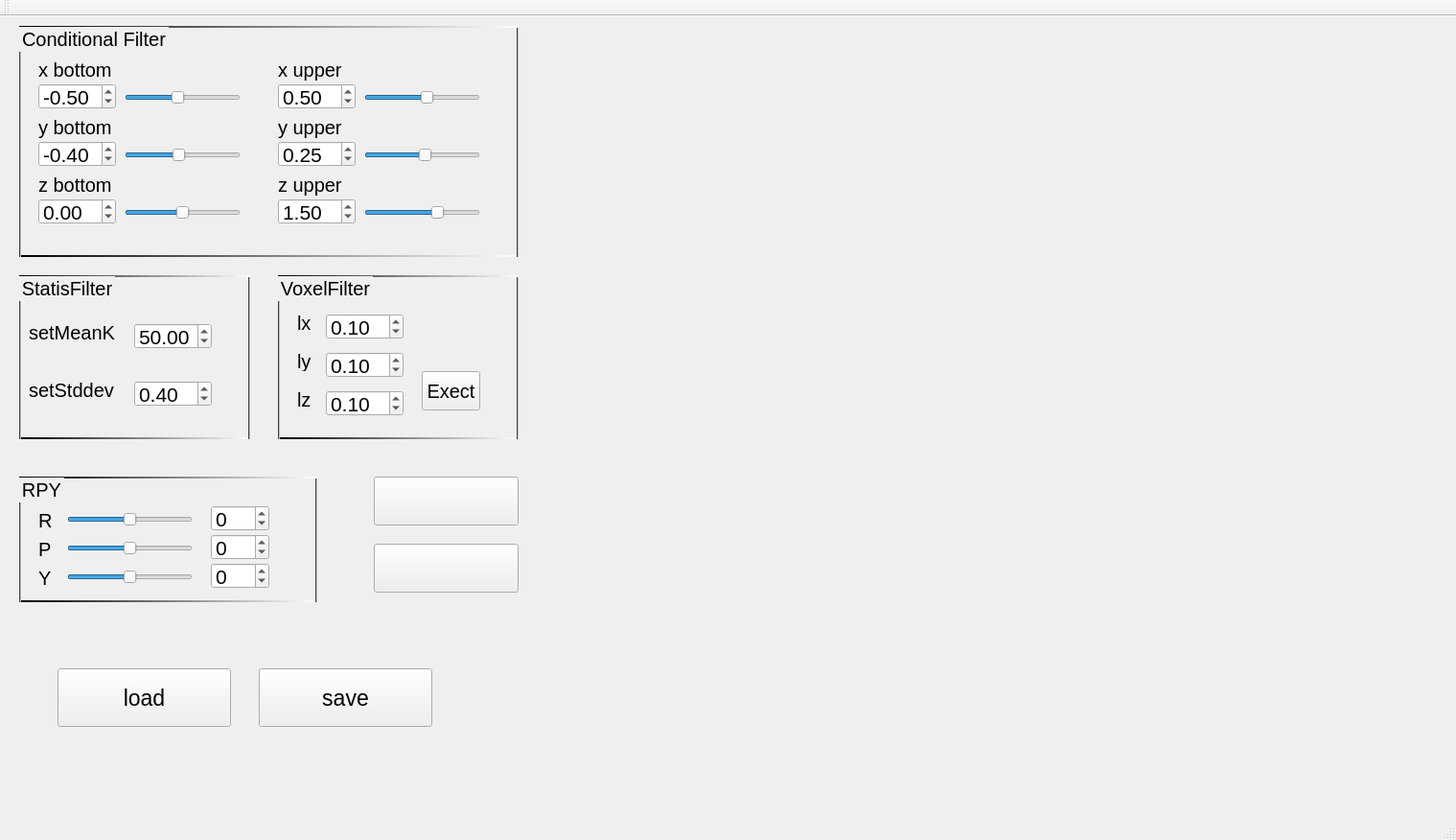
<?xml version="1.0" encoding="UTF-8"?>
<ui version="4.0">
 <class>Integrated</class>
 <widget class="QMainWindow" name="Integrated">
  <property name="geometry">
   <rect>
    <x>0</x>
    <y>0</y>
    <width>1519</width>
    <height>876</height>
   </rect>
  </property>
  <property name="font">
   <font>
    <pointsize>17</pointsize>
   </font>
  </property>
  <property name="windowTitle">
   <string>Integrated</string>
  </property>
  <property name="styleSheet">
   <string notr="true">QGroupBox
{
 border:2px solid gray;
}</string>
  </property>
  <widget class="QWidget" name="centralWidget">
   <widget class="QVTKWidget" name="qvtkWidget" native="true">
    <property name="geometry">
     <rect>
      <x>560</x>
      <y>10</y>
      <width>941</width>
      <height>781</height>
     </rect>
    </property>
   </widget>
   <widget class="QPushButton" name="pushButton_load">
    <property name="geometry">
     <rect>
      <x>60</x>
      <y>680</y>
      <width>181</width>
      <height>61</height>
     </rect>
    </property>
    <property name="font">
     <font>
      <pointsize>17</pointsize>
     </font>
    </property>
    <property name="text">
     <string>load</string>
    </property>
    <property name="iconSize">
     <size>
      <width>30</width>
      <height>30</height>
     </size>
    </property>
   </widget>
   <widget class="QPushButton" name="pushButton_save">
    <property name="geometry">
     <rect>
      <x>270</x>
      <y>680</y>
      <width>181</width>
      <height>61</height>
     </rect>
    </property>
    <property name="font">
     <font>
      <pointsize>17</pointsize>
     </font>
    </property>
    <property name="text">
     <string>save</string>
    </property>
   </widget>
   <widget class="QGroupBox" name="groupBox">
    <property name="geometry">
     <rect>
      <x>290</x>
      <y>270</y>
      <width>251</width>
      <height>171</height>
     </rect>
    </property>
    <property name="font">
     <font>
      <pointsize>15</pointsize>
     </font>
    </property>
    <property name="styleSheet">
     <string notr="true">border-color: qlineargradient(spread:pad, x1:0, y1:0, x2:1, y2:0, stop:0 rgba(0, 0, 0, 255), stop:1 rgba(255, 255, 255, 255));</string>
    </property>
    <property name="title">
     <string>VoxelFilter</string>
    </property>
    <widget class="QLabel" name="label_20">
     <property name="geometry">
      <rect>
       <x>20</x>
       <y>40</y>
       <width>41</width>
       <height>20</height>
      </rect>
     </property>
     <property name="font">
      <font>
       <pointsize>15</pointsize>
      </font>
     </property>
     <property name="text">
      <string>lx</string>
     </property>
    </widget>
    <widget class="QPushButton" name="pushButton_exect">
     <property name="geometry">
      <rect>
       <x>150</x>
       <y>100</y>
       <width>61</width>
       <height>41</height>
      </rect>
     </property>
     <property name="font">
      <font>
       <pointsize>15</pointsize>
      </font>
     </property>
     <property name="text">
      <string>Exect</string>
     </property>
    </widget>
    <widget class="QLabel" name="label_18">
     <property name="geometry">
      <rect>
       <x>20</x>
       <y>120</y>
       <width>41</width>
       <height>20</height>
      </rect>
     </property>
     <property name="font">
      <font>
       <pointsize>15</pointsize>
      </font>
     </property>
     <property name="text">
      <string>lz</string>
     </property>
    </widget>
    <widget class="QLabel" name="label_16">
     <property name="geometry">
      <rect>
       <x>20</x>
       <y>80</y>
       <width>41</width>
       <height>20</height>
      </rect>
     </property>
     <property name="font">
      <font>
       <pointsize>15</pointsize>
      </font>
     </property>
     <property name="text">
      <string>ly</string>
     </property>
    </widget>
    <widget class="QDoubleSpinBox" name="doubleSpinBox_3">
     <property name="geometry">
      <rect>
       <x>50</x>
       <y>120</y>
       <width>81</width>
       <height>27</height>
      </rect>
     </property>
     <property name="font">
      <font>
       <pointsize>16</pointsize>
      </font>
     </property>
     <property name="maximum">
      <double>10.000000000000000</double>
     </property>
     <property name="singleStep">
      <double>0.010000000000000</double>
     </property>
     <property name="value">
      <double>0.100000000000000</double>
     </property>
    </widget>
    <widget class="QDoubleSpinBox" name="doubleSpinBox_2">
     <property name="geometry">
      <rect>
       <x>50</x>
       <y>80</y>
       <width>81</width>
       <height>27</height>
      </rect>
     </property>
     <property name="font">
      <font>
       <pointsize>16</pointsize>
      </font>
     </property>
     <property name="maximum">
      <double>10.000000000000000</double>
     </property>
     <property name="singleStep">
      <double>0.010000000000000</double>
     </property>
     <property name="value">
      <double>0.100000000000000</double>
     </property>
    </widget>
    <widget class="QDoubleSpinBox" name="doubleSpinBox_1">
     <property name="geometry">
      <rect>
       <x>50</x>
       <y>40</y>
       <width>81</width>
       <height>27</height>
      </rect>
     </property>
     <property name="font">
      <font>
       <pointsize>16</pointsize>
      </font>
     </property>
     <property name="maximum">
      <double>10.000000000000000</double>
     </property>
     <property name="singleStep">
      <double>0.010000000000000</double>
     </property>
     <property name="value">
      <double>0.100000000000000</double>
     </property>
    </widget>
   </widget>
   <widget class="QGroupBox" name="groupBox_2">
    <property name="geometry">
     <rect>
      <x>20</x>
      <y>10</y>
      <width>521</width>
      <height>241</height>
     </rect>
    </property>
    <property name="font">
     <font>
      <pointsize>15</pointsize>
     </font>
    </property>
    <property name="styleSheet">
     <string notr="true">border-color: qlineargradient(spread:pad, x1:0, y1:0, x2:1, y2:0, stop:0 rgba(0, 0, 0, 255), stop:1 rgba(255, 255, 255, 255));</string>
    </property>
    <property name="title">
     <string>Conditional Filter</string>
    </property>
    <widget class="QSlider" name="horizontalSlider_x1">
     <property name="geometry">
      <rect>
       <x>110</x>
       <y>60</y>
       <width>121</width>
       <height>29</height>
      </rect>
     </property>
     <property name="minimum">
      <number>-500</number>
     </property>
     <property name="maximum">
      <number>500</number>
     </property>
     <property name="singleStep">
      <number>1</number>
     </property>
     <property name="value">
      <number>-50</number>
     </property>
     <property name="orientation">
      <enum>Qt::Horizontal</enum>
     </property>
    </widget>
    <widget class="QSlider" name="horizontalSlider_z2">
     <property name="geometry">
      <rect>
       <x>360</x>
       <y>180</y>
       <width>121</width>
       <height>29</height>
      </rect>
     </property>
     <property name="minimum">
      <number>-500</number>
     </property>
     <property name="maximum">
      <number>500</number>
     </property>
     <property name="value">
      <number>150</number>
     </property>
     <property name="orientation">
      <enum>Qt::Horizontal</enum>
     </property>
    </widget>
    <widget class="QSlider" name="horizontalSlider_y1">
     <property name="geometry">
      <rect>
       <x>110</x>
       <y>120</y>
       <width>121</width>
       <height>29</height>
      </rect>
     </property>
     <property name="minimum">
      <number>-500</number>
     </property>
     <property name="maximum">
      <number>500</number>
     </property>
     <property name="value">
      <number>-40</number>
     </property>
     <property name="orientation">
      <enum>Qt::Horizontal</enum>
     </property>
    </widget>
    <widget class="QLabel" name="label_11">
     <property name="geometry">
      <rect>
       <x>20</x>
       <y>150</y>
       <width>91</width>
       <height>31</height>
      </rect>
     </property>
     <property name="font">
      <font>
       <pointsize>15</pointsize>
       <weight>50</weight>
       <italic>false</italic>
       <bold>false</bold>
      </font>
     </property>
     <property name="text">
      <string>z bottom</string>
     </property>
    </widget>
    <widget class="QLabel" name="label_7">
     <property name="geometry">
      <rect>
       <x>20</x>
       <y>30</y>
       <width>101</width>
       <height>31</height>
      </rect>
     </property>
     <property name="font">
      <font>
       <pointsize>15</pointsize>
       <weight>50</weight>
       <italic>false</italic>
       <bold>false</bold>
      </font>
     </property>
     <property name="text">
      <string>x bottom</string>
     </property>
    </widget>
    <widget class="QLabel" name="label_9">
     <property name="geometry">
      <rect>
       <x>20</x>
       <y>90</y>
       <width>91</width>
       <height>31</height>
      </rect>
     </property>
     <property name="font">
      <font>
       <pointsize>15</pointsize>
       <weight>50</weight>
       <italic>false</italic>
       <bold>false</bold>
      </font>
     </property>
     <property name="text">
      <string>y bottom</string>
     </property>
    </widget>
    <widget class="QLabel" name="label_8">
     <property name="geometry">
      <rect>
       <x>270</x>
       <y>30</y>
       <width>81</width>
       <height>31</height>
      </rect>
     </property>
     <property name="font">
      <font>
       <pointsize>15</pointsize>
       <weight>50</weight>
       <italic>false</italic>
       <bold>false</bold>
      </font>
     </property>
     <property name="text">
      <string>x upper</string>
     </property>
    </widget>
    <widget class="QSlider" name="horizontalSlider_x2">
     <property name="geometry">
      <rect>
       <x>360</x>
       <y>60</y>
       <width>121</width>
       <height>29</height>
      </rect>
     </property>
     <property name="minimum">
      <number>-500</number>
     </property>
     <property name="maximum">
      <number>500</number>
     </property>
     <property name="value">
      <number>50</number>
     </property>
     <property name="orientation">
      <enum>Qt::Horizontal</enum>
     </property>
    </widget>
    <widget class="QSlider" name="horizontalSlider_y2">
     <property name="geometry">
      <rect>
       <x>360</x>
       <y>120</y>
       <width>121</width>
       <height>29</height>
      </rect>
     </property>
     <property name="minimum">
      <number>-500</number>
     </property>
     <property name="maximum">
      <number>500</number>
     </property>
     <property name="value">
      <number>25</number>
     </property>
     <property name="orientation">
      <enum>Qt::Horizontal</enum>
     </property>
    </widget>
    <widget class="QSlider" name="horizontalSlider_z1">
     <property name="geometry">
      <rect>
       <x>110</x>
       <y>180</y>
       <width>121</width>
       <height>29</height>
      </rect>
     </property>
     <property name="minimum">
      <number>-500</number>
     </property>
     <property name="maximum">
      <number>500</number>
     </property>
     <property name="value">
      <number>0</number>
     </property>
     <property name="orientation">
      <enum>Qt::Horizontal</enum>
     </property>
    </widget>
    <widget class="QLabel" name="label_10">
     <property name="geometry">
      <rect>
       <x>270</x>
       <y>90</y>
       <width>81</width>
       <height>31</height>
      </rect>
     </property>
     <property name="font">
      <font>
       <pointsize>15</pointsize>
       <weight>50</weight>
       <italic>false</italic>
       <bold>false</bold>
      </font>
     </property>
     <property name="text">
      <string>y upper</string>
     </property>
    </widget>
    <widget class="QLabel" name="label_12">
     <property name="geometry">
      <rect>
       <x>270</x>
       <y>150</y>
       <width>81</width>
       <height>31</height>
      </rect>
     </property>
     <property name="font">
      <font>
       <pointsize>15</pointsize>
       <weight>50</weight>
       <italic>false</italic>
       <bold>false</bold>
      </font>
     </property>
     <property name="text">
      <string>z upper</string>
     </property>
    </widget>
    <widget class="QDoubleSpinBox" name="doubleSpinBox_z2">
     <property name="geometry">
      <rect>
       <x>270</x>
       <y>180</y>
       <width>81</width>
       <height>27</height>
      </rect>
     </property>
     <property name="font">
      <font>
       <pointsize>16</pointsize>
      </font>
     </property>
     <property name="decimals">
      <number>2</number>
     </property>
     <property name="minimum">
      <double>-10.000000000000000</double>
     </property>
     <property name="maximum">
      <double>10.000000000000000</double>
     </property>
     <property name="singleStep">
      <double>0.010000000000000</double>
     </property>
     <property name="value">
      <double>1.500000000000000</double>
     </property>
    </widget>
    <widget class="QDoubleSpinBox" name="doubleSpinBox_y2">
     <property name="geometry">
      <rect>
       <x>270</x>
       <y>120</y>
       <width>81</width>
       <height>27</height>
      </rect>
     </property>
     <property name="font">
      <font>
       <pointsize>16</pointsize>
      </font>
     </property>
     <property name="decimals">
      <number>2</number>
     </property>
     <property name="minimum">
      <double>-10.000000000000000</double>
     </property>
     <property name="maximum">
      <double>10.000000000000000</double>
     </property>
     <property name="singleStep">
      <double>0.010000000000000</double>
     </property>
     <property name="value">
      <double>0.250000000000000</double>
     </property>
    </widget>
    <widget class="QDoubleSpinBox" name="doubleSpinBox_x2">
     <property name="geometry">
      <rect>
       <x>270</x>
       <y>60</y>
       <width>81</width>
       <height>27</height>
      </rect>
     </property>
     <property name="font">
      <font>
       <pointsize>16</pointsize>
      </font>
     </property>
     <property name="decimals">
      <number>2</number>
     </property>
     <property name="minimum">
      <double>-10.000000000000000</double>
     </property>
     <property name="maximum">
      <double>10.000000000000000</double>
     </property>
     <property name="singleStep">
      <double>0.010000000000000</double>
     </property>
     <property name="value">
      <double>0.500000000000000</double>
     </property>
    </widget>
    <widget class="QDoubleSpinBox" name="doubleSpinBox_z1">
     <property name="geometry">
      <rect>
       <x>20</x>
       <y>180</y>
       <width>81</width>
       <height>27</height>
      </rect>
     </property>
     <property name="font">
      <font>
       <pointsize>16</pointsize>
      </font>
     </property>
     <property name="decimals">
      <number>2</number>
     </property>
     <property name="minimum">
      <double>-10.000000000000000</double>
     </property>
     <property name="maximum">
      <double>10.000000000000000</double>
     </property>
     <property name="singleStep">
      <double>0.010000000000000</double>
     </property>
     <property name="value">
      <double>0.000000000000000</double>
     </property>
    </widget>
    <widget class="QDoubleSpinBox" name="doubleSpinBox_y1">
     <property name="geometry">
      <rect>
       <x>20</x>
       <y>120</y>
       <width>81</width>
       <height>27</height>
      </rect>
     </property>
     <property name="font">
      <font>
       <pointsize>16</pointsize>
      </font>
     </property>
     <property name="decimals">
      <number>2</number>
     </property>
     <property name="minimum">
      <double>-10.000000000000000</double>
     </property>
     <property name="maximum">
      <double>10.000000000000000</double>
     </property>
     <property name="singleStep">
      <double>0.010000000000000</double>
     </property>
     <property name="value">
      <double>-0.400000000000000</double>
     </property>
    </widget>
    <widget class="QDoubleSpinBox" name="doubleSpinBox_x1">
     <property name="geometry">
      <rect>
       <x>20</x>
       <y>60</y>
       <width>81</width>
       <height>27</height>
      </rect>
     </property>
     <property name="font">
      <font>
       <pointsize>16</pointsize>
      </font>
     </property>
     <property name="decimals">
      <number>2</number>
     </property>
     <property name="minimum">
      <double>-10.000000000000000</double>
     </property>
     <property name="maximum">
      <double>10.000000000000000</double>
     </property>
     <property name="singleStep">
      <double>0.010000000000000</double>
     </property>
     <property name="value">
      <double>-0.500000000000000</double>
     </property>
    </widget>
   </widget>
   <widget class="QGroupBox" name="groupBox_3">
    <property name="geometry">
     <rect>
      <x>20</x>
      <y>270</y>
      <width>241</width>
      <height>171</height>
     </rect>
    </property>
    <property name="font">
     <font>
      <pointsize>15</pointsize>
     </font>
    </property>
    <property name="styleSheet">
     <string notr="true">border-color: qlineargradient(spread:pad, x1:0, y1:0, x2:1, y2:0, stop:0 rgba(0, 0, 0, 255), stop:1 rgba(255, 255, 255, 255));</string>
    </property>
    <property name="title">
     <string>StatisFilter</string>
    </property>
    <widget class="QLabel" name="label_22">
     <property name="geometry">
      <rect>
       <x>10</x>
       <y>50</y>
       <width>101</width>
       <height>20</height>
      </rect>
     </property>
     <property name="font">
      <font>
       <pointsize>15</pointsize>
      </font>
     </property>
     <property name="text">
      <string>setMeanK</string>
     </property>
    </widget>
    <widget class="QLabel" name="label_13">
     <property name="geometry">
      <rect>
       <x>10</x>
       <y>110</y>
       <width>91</width>
       <height>20</height>
      </rect>
     </property>
     <property name="font">
      <font>
       <pointsize>15</pointsize>
      </font>
     </property>
     <property name="text">
      <string>setStddev</string>
     </property>
    </widget>
    <widget class="QDoubleSpinBox" name="doubleSpinBox_std">
     <property name="geometry">
      <rect>
       <x>120</x>
       <y>110</y>
       <width>81</width>
       <height>27</height>
      </rect>
     </property>
     <property name="font">
      <font>
       <pointsize>16</pointsize>
      </font>
     </property>
     <property name="maximum">
      <double>10.000000000000000</double>
     </property>
     <property name="singleStep">
      <double>0.010000000000000</double>
     </property>
     <property name="value">
      <double>0.400000000000000</double>
     </property>
    </widget>
    <widget class="QDoubleSpinBox" name="doubleSpinBox_mean">
     <property name="geometry">
      <rect>
       <x>120</x>
       <y>50</y>
       <width>81</width>
       <height>27</height>
      </rect>
     </property>
     <property name="font">
      <font>
       <pointsize>16</pointsize>
      </font>
     </property>
     <property name="maximum">
      <double>100.000000000000000</double>
     </property>
     <property name="singleStep">
      <double>0.100000000000000</double>
     </property>
     <property name="value">
      <double>50.000000000000000</double>
     </property>
    </widget>
   </widget>
   <widget class="QGroupBox" name="groupBox_4">
    <property name="geometry">
     <rect>
      <x>20</x>
      <y>480</y>
      <width>311</width>
      <height>131</height>
     </rect>
    </property>
    <property name="font">
     <font>
      <pointsize>15</pointsize>
     </font>
    </property>
    <property name="styleSheet">
     <string notr="true">border-color: qlineargradient(spread:pad, x1:0, y1:0, x2:1, y2:0, stop:0 rgba(0, 0, 0, 255), stop:1 rgba(255, 255, 255, 255));</string>
    </property>
    <property name="title">
     <string>RPY</string>
    </property>
    <widget class="QSlider" name="horizontalSlider_p">
     <property name="geometry">
      <rect>
       <x>50</x>
       <y>60</y>
       <width>131</width>
       <height>29</height>
      </rect>
     </property>
     <property name="minimum">
      <number>-360</number>
     </property>
     <property name="maximum">
      <number>360</number>
     </property>
     <property name="singleStep">
      <number>1</number>
     </property>
     <property name="value">
      <number>0</number>
     </property>
     <property name="orientation">
      <enum>Qt::Horizontal</enum>
     </property>
    </widget>
    <widget class="QLabel" name="label_17">
     <property name="geometry">
      <rect>
       <x>20</x>
       <y>30</y>
       <width>21</width>
       <height>31</height>
      </rect>
     </property>
     <property name="font">
      <font>
       <pointsize>15</pointsize>
       <weight>50</weight>
       <italic>false</italic>
       <bold>false</bold>
      </font>
     </property>
     <property name="text">
      <string>R</string>
     </property>
    </widget>
    <widget class="QSpinBox" name="spinBox_y">
     <property name="geometry">
      <rect>
       <x>200</x>
       <y>90</y>
       <width>61</width>
       <height>27</height>
      </rect>
     </property>
     <property name="font">
      <font>
       <pointsize>16</pointsize>
      </font>
     </property>
     <property name="minimum">
      <number>-360</number>
     </property>
     <property name="maximum">
      <number>360</number>
     </property>
     <property name="singleStep">
      <number>1</number>
     </property>
     <property name="value">
      <number>0</number>
     </property>
    </widget>
    <widget class="QLabel" name="label_19">
     <property name="geometry">
      <rect>
       <x>20</x>
       <y>60</y>
       <width>21</width>
       <height>31</height>
      </rect>
     </property>
     <property name="font">
      <font>
       <pointsize>15</pointsize>
       <weight>50</weight>
       <italic>false</italic>
       <bold>false</bold>
      </font>
     </property>
     <property name="text">
      <string>P</string>
     </property>
    </widget>
    <widget class="QSpinBox" name="spinBox_r">
     <property name="geometry">
      <rect>
       <x>200</x>
       <y>30</y>
       <width>61</width>
       <height>27</height>
      </rect>
     </property>
     <property name="font">
      <font>
       <pointsize>16</pointsize>
      </font>
     </property>
     <property name="minimum">
      <number>-360</number>
     </property>
     <property name="maximum">
      <number>360</number>
     </property>
     <property name="singleStep">
      <number>1</number>
     </property>
     <property name="value">
      <number>0</number>
     </property>
    </widget>
    <widget class="QSpinBox" name="spinBox_p">
     <property name="geometry">
      <rect>
       <x>200</x>
       <y>60</y>
       <width>61</width>
       <height>27</height>
      </rect>
     </property>
     <property name="font">
      <font>
       <pointsize>16</pointsize>
      </font>
     </property>
     <property name="minimum">
      <number>-360</number>
     </property>
     <property name="maximum">
      <number>360</number>
     </property>
     <property name="singleStep">
      <number>1</number>
     </property>
     <property name="value">
      <number>0</number>
     </property>
    </widget>
    <widget class="QLabel" name="label_21">
     <property name="geometry">
      <rect>
       <x>20</x>
       <y>90</y>
       <width>21</width>
       <height>31</height>
      </rect>
     </property>
     <property name="font">
      <font>
       <pointsize>15</pointsize>
       <weight>50</weight>
       <italic>false</italic>
       <bold>false</bold>
      </font>
     </property>
     <property name="text">
      <string>Y</string>
     </property>
    </widget>
    <widget class="QSlider" name="horizontalSlider_r">
     <property name="geometry">
      <rect>
       <x>50</x>
       <y>30</y>
       <width>131</width>
       <height>29</height>
      </rect>
     </property>
     <property name="minimum">
      <number>-360</number>
     </property>
     <property name="maximum">
      <number>360</number>
     </property>
     <property name="singleStep">
      <number>1</number>
     </property>
     <property name="value">
      <number>0</number>
     </property>
     <property name="orientation">
      <enum>Qt::Horizontal</enum>
     </property>
    </widget>
    <widget class="QSlider" name="horizontalSlider_y">
     <property name="geometry">
      <rect>
       <x>50</x>
       <y>90</y>
       <width>131</width>
       <height>29</height>
      </rect>
     </property>
     <property name="minimum">
      <number>-360</number>
     </property>
     <property name="maximum">
      <number>360</number>
     </property>
     <property name="singleStep">
      <number>1</number>
     </property>
     <property name="value">
      <number>0</number>
     </property>
     <property name="orientation">
      <enum>Qt::Horizontal</enum>
     </property>
    </widget>
   </widget>
   <widget class="QPushButton" name="pushButton_cancel">
    <property name="geometry">
     <rect>
      <x>390</x>
      <y>480</y>
      <width>151</width>
      <height>51</height>
     </rect>
    </property>
    <property name="autoFillBackground">
     <bool>true</bool>
    </property>
    <property name="styleSheet">
     <string notr="true"/>
    </property>
    <property name="text">
     <string/>
    </property>
    <property name="icon">
     <iconset resource="res.qrc">
      <normaloff>:/images/cancel.png</normaloff>:/images/cancel.png</iconset>
    </property>
    <property name="iconSize">
     <size>
      <width>35</width>
      <height>35</height>
     </size>
    </property>
   </widget>
   <widget class="QPushButton" name="pushButton_reset">
    <property name="geometry">
     <rect>
      <x>390</x>
      <y>550</y>
      <width>151</width>
      <height>51</height>
     </rect>
    </property>
    <property name="font">
     <font>
      <pointsize>10</pointsize>
     </font>
    </property>
    <property name="autoFillBackground">
     <bool>true</bool>
    </property>
    <property name="styleSheet">
     <string notr="true"/>
    </property>
    <property name="text">
     <string/>
    </property>
    <property name="icon">
     <iconset resource="res.qrc">
      <normaloff>:/images/reset.png</normaloff>:/images/reset.png</iconset>
    </property>
    <property name="iconSize">
     <size>
      <width>35</width>
      <height>35</height>
     </size>
    </property>
   </widget>
  </widget>
  <widget class="QToolBar" name="mainToolBar">
   <property name="font">
    <font>
     <pointsize>14</pointsize>
    </font>
   </property>
   <property name="windowTitle">
    <string>Point Cloud Preprocess</string>
   </property>
   <attribute name="toolBarArea">
    <enum>TopToolBarArea</enum>
   </attribute>
   <attribute name="toolBarBreak">
    <bool>false</bool>
   </attribute>
  </widget>
  <widget class="QMenuBar" name="menuBar">
   <property name="geometry">
    <rect>
     <x>0</x>
     <y>0</y>
     <width>1519</width>
     <height>31</height>
    </rect>
   </property>
  </widget>
  <widget class="QStatusBar" name="statusBar"/>
 </widget>
 <layoutdefault spacing="6" margin="11"/>
 <customwidgets>
  <customwidget>
   <class>QVTKWidget</class>
   <extends>QWidget</extends>
   <header>QVTKWidget.h</header>
  </customwidget>
 </customwidgets>
 <resources>
  <include location="res.qrc"/>
 </resources>
 <connections>
  <connection>
   <sender>horizontalSlider_p</sender>
   <signal>valueChanged(int)</signal>
   <receiver>spinBox_p</receiver>
   <slot>setValue(int)</slot>
   <hints>
    <hint type="sourcelabel">
     <x>175</x>
     <y>601</y>
    </hint>
    <hint type="destinationlabel">
     <x>238</x>
     <y>602</y>
    </hint>
   </hints>
  </connection>
  <connection>
   <sender>horizontalSlider_r</sender>
   <signal>valueChanged(int)</signal>
   <receiver>spinBox_r</receiver>
   <slot>setValue(int)</slot>
   <hints>
    <hint type="sourcelabel">
     <x>188</x>
     <y>566</y>
    </hint>
    <hint type="destinationlabel">
     <x>235</x>
     <y>569</y>
    </hint>
   </hints>
  </connection>
  <connection>
   <sender>horizontalSlider_y</sender>
   <signal>valueChanged(int)</signal>
   <receiver>spinBox_y</receiver>
   <slot>setValue(int)</slot>
   <hints>
    <hint type="sourcelabel">
     <x>181</x>
     <y>629</y>
    </hint>
    <hint type="destinationlabel">
     <x>224</x>
     <y>631</y>
    </hint>
   </hints>
  </connection>
  <connection>
   <sender>spinBox_r</sender>
   <signal>valueChanged(int)</signal>
   <receiver>horizontalSlider_r</receiver>
   <slot>setValue(int)</slot>
   <hints>
    <hint type="sourcelabel">
     <x>228</x>
     <y>562</y>
    </hint>
    <hint type="destinationlabel">
     <x>173</x>
     <y>559</y>
    </hint>
   </hints>
  </connection>
  <connection>
   <sender>spinBox_p</sender>
   <signal>valueChanged(int)</signal>
   <receiver>horizontalSlider_p</receiver>
   <slot>setValue(int)</slot>
   <hints>
    <hint type="sourcelabel">
     <x>224</x>
     <y>596</y>
    </hint>
    <hint type="destinationlabel">
     <x>165</x>
     <y>596</y>
    </hint>
   </hints>
  </connection>
  <connection>
   <sender>spinBox_y</sender>
   <signal>valueChanged(int)</signal>
   <receiver>horizontalSlider_y</receiver>
   <slot>setValue(int)</slot>
   <hints>
    <hint type="sourcelabel">
     <x>221</x>
     <y>630</y>
    </hint>
    <hint type="destinationlabel">
     <x>171</x>
     <y>630</y>
    </hint>
   </hints>
  </connection>
 </connections>
</ui>
